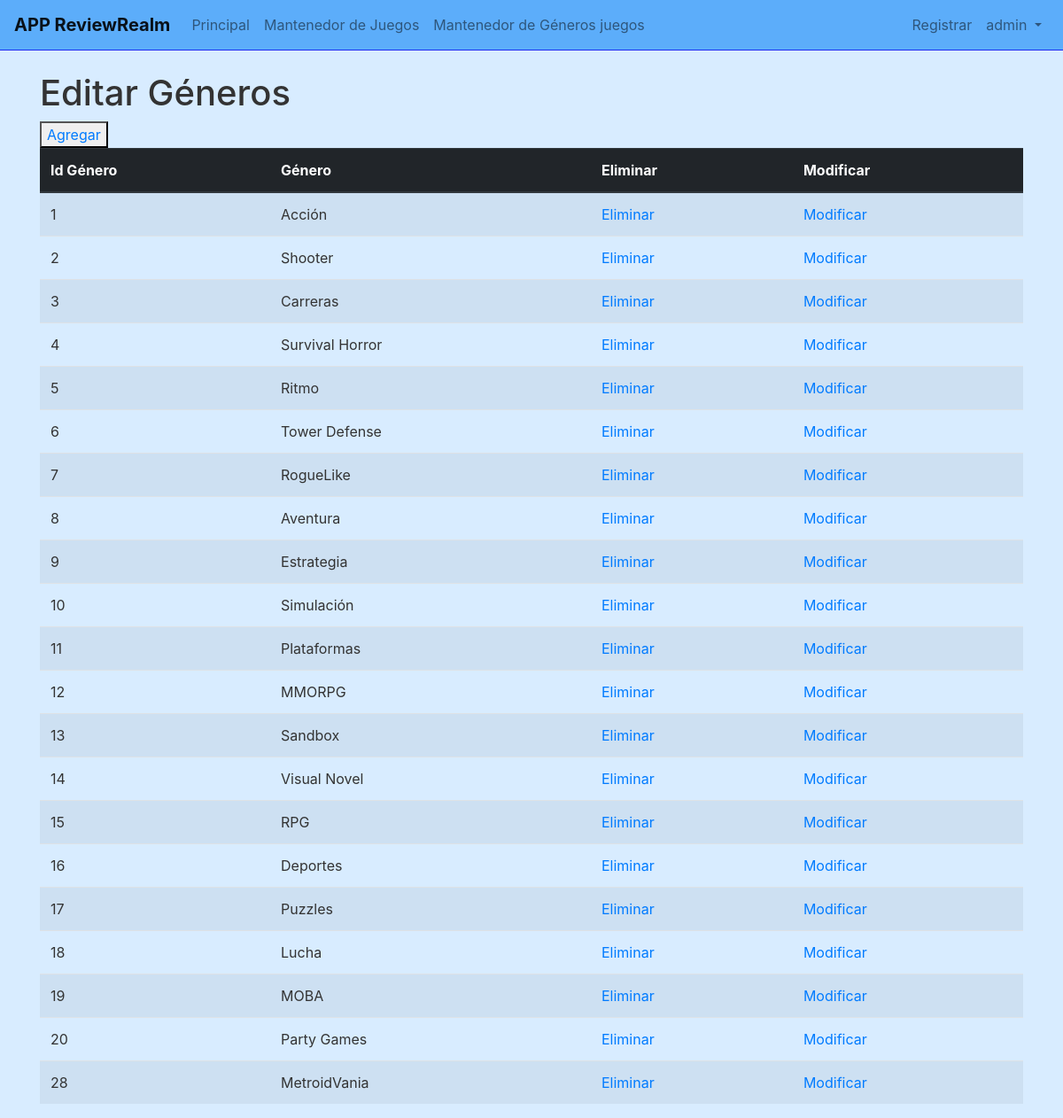
/ReviewRealm/Administrador/crud_generos_juegos (signed in), run on the app's committed database.
### ReviewRealm/models.py (models this page shows, shortened)
class Genero_Juego(models.Model):
    id_genero_juego = models.AutoField(db_column='idGeneroJuego', primary_key=True)
    nombre_genero = models.CharField(max_length=100, blank=False, null=False)

### Administrador/views.py (the view)
# urls.py: path('crud_generos_juegos', views.crud_generos_juegos, name = 'crud_generos_juegos'),
@login_required
@staff_required
def crud_generos_juegos(request):
    generos_juegos = Genero_Juego.objects.all()
    context = {'generos_juegos': generos_juegos}
    print("Enviando datos generos_list")
    return render(request, "Administrador/generos_juegos_list.html", context)

### Administrador/templates/Administrador/generos_juegos_list.html (shortened to what this page needs)
{% extends 'Administrador/base.html' %}
{% load static %}
{% block content %}
    <div class="container mt-4">
        <h1>Editar Géneros</h1>
        <button type="button">
            <a href="{% url 'generosJuegosAdd' %}"> Agregar </a>
        </button>
        <table class="table table-striped">
            {% if generos_juegos %}
                <thead class="thead-dark">
                    <tr>
                        <th>Id Género</th>
                        <th>Género</th>
                        <th>Eliminar</th>
                        <th>Modificar</th>
                    </tr>
                </thead>
                {% for x in generos_juegos %}
                <tr>
                    <td>{{ x.id_genero_juego }}</td>
                    <td>{{ x.nombre_genero}}</td>
                    <td><a href="{% url 'generosJuegos_del' pk=x.id_genero_juego %}">Eliminar</a></td>
                    <td><a href="{% url 'generosJuegos_edit' pk=x.id_genero_juego %}">Modificar</a></td>
                </tr>
                {% endfor %}
            {% endif %}
        </table>
    </div>
{% endblock %}

### Administrador/templates/Administrador/base.html (shortened to what this page needs)
{% load static %}
<!DOCTYPE html>
<html lang="en">
<head>
    <link rel="stylesheet" href="https://cdn.jsdelivr.net/npm/bootstrap@4.0.0/dist/css/bootstrap.min.css">
    <link rel="stylesheet" href="https://cdnjs.cloudflare.com/ajax/libs/font-awesome/5.15.3/css/all.min.css">
</head>
<body>
    <nav class="navbar navbar-expand-lg navbar-light bg-light">
        <a class="navbar-brand" href="{% url 'index' %}">APP  ReviewRealm</a>
        <div class="collapse navbar-collapse" id="navbarNav">
            <ul class="navbar-nav mr-auto">
                <li class="nav-item">
                    <a class="nav-link" href="{% url 'menu' %}"> Principal </a>
                </li>
                <li class="nav-item">
                    <a class="nav-link" href="{% url 'crud' %}">Mantenedor de Juegos</a>
                </li>
                <li class="nav-item">
                    <a class="nav-link" href="{% url 'crud_generos_juegos' %}">Mantenedor de Géneros juegos</a>
                </li>
            </ul>
            <ul class="navbar-nav ml-auto">
                <li class="nav-item">
                    <a class="nav-link" href="{% url 'registro' %}"> Registrar </a>
                </li>
                    <a class="nav-link dropdown-toggle highlight-username" href="#" id="navbarDropdown" role="button" data-toggle="dropdown" aria-haspopup="true" aria-expanded="false">
                        {% if user.is_authenticated %}
                            {{user}}
                        {% else %}
                            <a class="nav-link" href="{% url 'login' %}">Iniciar Sesión</a>
                        {% endif %}
                    </a>
            </ul>
        </div>
    </nav>
    {% block content %}{% endblock %}
</body>
</html>

### Administrador/templates/Administrador/base.html (style rules this page uses)
body { background-color: #d8ecff; color: #333; }
.navbar { background-color: #5cadfa !important; border-bottom: 1px solid #1e2cf3; }
.navbar-brand { font-weight: bold; }
.nav-link { color: #555; }

### data on the page
Genero_Juego: id_genero_juego "1", nombre_genero "Acción"
Genero_Juego: id_genero_juego "2", nombre_genero "Shooter"
Genero_Juego: id_genero_juego "3", nombre_genero "Carreras"
Genero_Juego: id_genero_juego "4", nombre_genero "Survival Horror"
Genero_Juego: id_genero_juego "5", nombre_genero "Ritmo"
Genero_Juego: id_genero_juego "6", nombre_genero "Tower Defense"
Genero_Juego: id_genero_juego "7", nombre_genero "RogueLike"
Genero_Juego: id_genero_juego "8", nombre_genero "Aventura"
Genero_Juego: id_genero_juego "9", nombre_genero "Estrategia"
Genero_Juego: id_genero_juego "10", nombre_genero "Simulación"
Genero_Juego: id_genero_juego "11", nombre_genero "Plataformas"
Genero_Juego: id_genero_juego "12", nombre_genero "MMORPG"
Genero_Juego: id_genero_juego "13", nombre_genero "Sandbox"
Genero_Juego: id_genero_juego "14", nombre_genero "Visual Novel"
Genero_Juego: id_genero_juego "15", nombre_genero "RPG"
Genero_Juego: id_genero_juego "16", nombre_genero "Deportes"
Genero_Juego: id_genero_juego "17", nombre_genero "Puzzles"
Genero_Juego: id_genero_juego "18", nombre_genero "Lucha"
Genero_Juego: id_genero_juego "19", nombre_genero "MOBA"
Genero_Juego: id_genero_juego "20", nombre_genero "Party Games"
Genero_Juego: id_genero_juego "28", nombre_genero "MetroidVania"

### other printed values
{{ user }} "admin"
